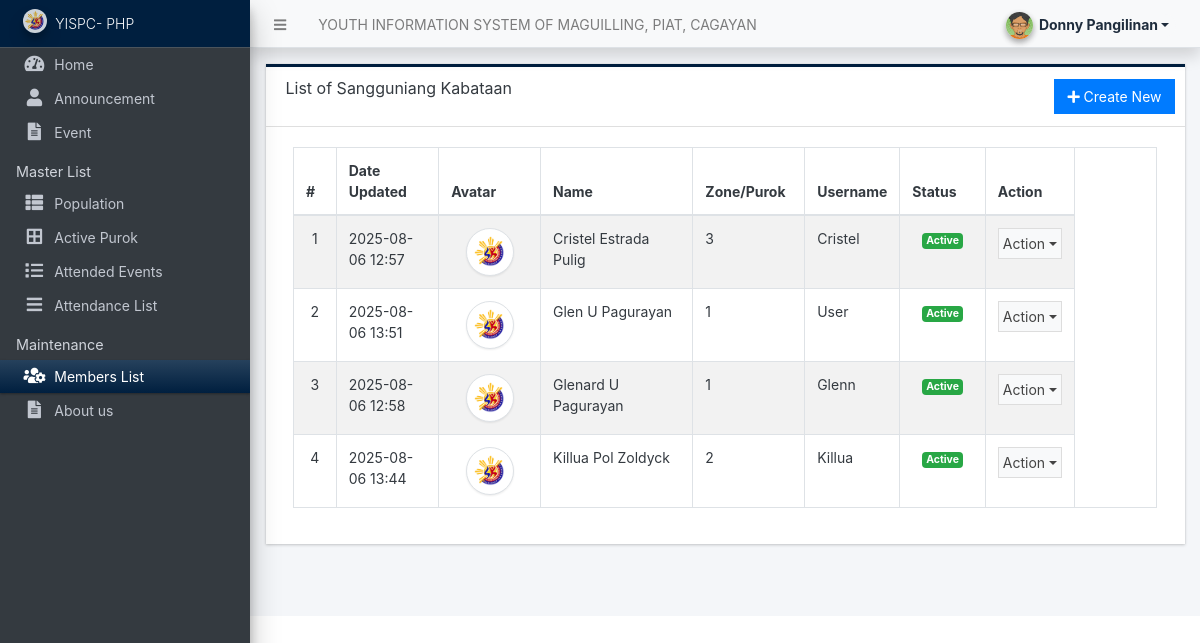
/admin/?page=user/list (signed in), run on an earlier commit of the app's database.
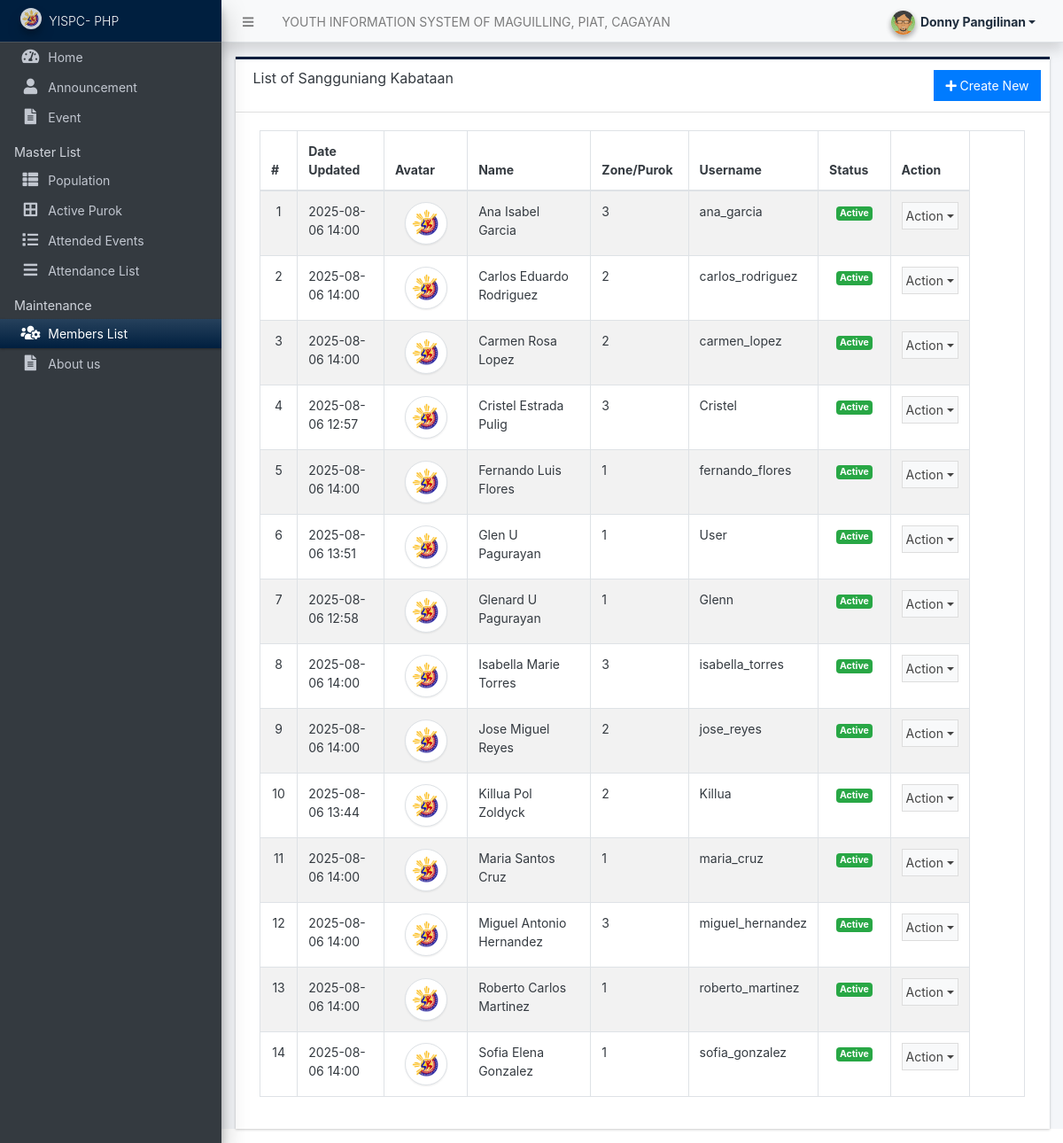
And on a later commit of the database.
### tables this page shows
CREATE TABLE `users` (
  `id` int(50) NOT NULL,
  `firstname` varchar(250) NOT NULL,
  `middlename` text DEFAULT NULL,
  `lastname` varchar(250) NOT NULL,
  `username` text NOT NULL,
  `password` text NOT NULL,
  `security_question` varchar(255) DEFAULT NULL,
  `security_answer` varchar(255) DEFAULT NULL,
  `avatar` text DEFAULT NULL,
  `last_login` datetime DEFAULT NULL,
  `type` tinyint(1) NOT NULL DEFAULT 0,
  `status` tinyint(1) NOT NULL DEFAULT 1,
  `date_added` datetime NOT NULL DEFAULT current_timestamp(),
  `date_updated` datetime DEFAULT current_timestamp() ON UPDATE current_timestamp(),
  `zone` int(1) NOT NULL,
  `birthdate` date DEFAULT NULL,
  `age` int(3) NOT NULL,
  `sex` enum('Male','Female') NOT NULL
);

### config.php (called while the page is built, shortened)
<?php
require_once('classes/DBConnection.php');
require_once('classes/SystemSettings.php');
function validate_image($file){
    global $_settings;
	if(!empty($file)){
        $ex = explode("?",$file);
        $file = $ex[0];
        $ts = isset($ex[1]) ? "?".$ex[1] : '';
		if(is_file(base_app.$file)){
			return base_url.$file.$ts;
		}else{
			return base_url.($_settings->info('logo'));
		}
	}else{
		return base_url.($_settings->info('logo'));
	}
}
function isMobileDevice(){
    $aMobileUA = array(
        '/iphone/i' => 'iPhone',
        '/ipod/i' => 'iPod',
        '/ipad/i' => 'iPad',
        '/android/i' => 'Android',
        '/blackberry/i' => 'BlackBerry',
        '/webos/i' => 'Mobile'
    );
    return false;
}
?>

### classes/DBConnection.php (called while the page is built, shortened)
<?php
class DBConnection{
    private $host = DB_SERVER;
    private $username = DB_USERNAME;
    private $password = DB_PASSWORD;
    private $database = DB_NAME;
    public $conn;
    public function __construct(){
        if (!isset($this->conn)) {
            $this->conn = new mysqli($this->host, $this->username, $this->password, $this->database);
        }
    }
}
?>

### classes/SystemSettings.php (called while the page is built, shortened)
<?php
class SystemSettings extends DBConnection{
	function userdata($field = ''){
		if(!empty($field)){
			if(isset($_SESSION['userdata'][$field]))
				return $_SESSION['userdata'][$field];
			else
				return null;
		}else{
			return false;
		}
	}
	function info($field=''){
		if(!empty($field)){
			if(isset($_SESSION['system_info'][$field]))
				return $_SESSION['system_info'][$field];
			else
				return false;
		}else{
			return false;
		}
	}
}
$_settings = new SystemSettings();
?>

### admin/user/list.php (the view, shortened to what this page needs)
<div class="card card-outline rounded-0 card-navy">
	<div class="card-header">
		<h3 class="card-title">List of Sangguniang Kabataan</h3>
		<div class="card-tools">
			<a href="./?page=user/manage_user" id="create_new" class="btn btn-flat btn-primary"><span class="fas fa-plus"></span>  Create New</a>
		</div>
	</div>
	<div class="card-body">
        <div class="container-fluid">
			<table class="table table-hover table-striped table-bordered" id="list">
				<colgroup>
					<col width="5%">
					<col width="12%">
					<col width="12%">
					<col width="18%">
					<col width="13%">
					<col width="10%">
					<col width="10%">
					<col width="10%">
					<col width="10%">
				</colgroup>
				<thead>
					<tr>
						<th>#</th>
						<th>Date Updated</th>
						<th>Avatar</th>
						<th>Name</th>
						<th>Zone/Purok</th>
						<th>Username</th>
						<th>Status</th>
						<th>Action</th>
					</tr>
				</thead>
				<tbody>
					<?php
					$i = 1;
					$qry = $conn->query("SELECT *, concat(firstname,' ', coalesce(concat(middlename,' '), '') , lastname) as `name` from `users` where id != '{$_settings->userdata('id')}' order by concat(firstname,' ', lastname) asc ");
					while($row = $qry->fetch_assoc()):
					?>
						<tr>
							<td class="text-center"><?php echo $i++; ?></td>
							<td><?php echo date("Y-m-d H:i",strtotime($row['date_updated'])) ?></td>
							<td class="text-center">
                                <img src="<?= validate_image($row['avatar']) ?>" alt="" class="img-thumbnail rounded-circle user-avatar">
                            </td>
							<td><?php echo $row['name'] ?></td>
							<td><?php echo isset($row['zone']) ? $row['zone'] : 'N/A'; ?></td>
							<td><?php echo $row['username'] ?></td>
							<td class="text-center">
                                <?php if(isset($row['status']) && $row['status'] == 1): ?>
                                    <span class="badge badge-success">Active</span>
                                <?php else: ?>
                                    <span class="badge badge-danger">Deactivated</span>
                                <?php endif; ?>
                            </td>
							<td align="center">
								 <button type="button" class="btn btn-flat p-1 btn-default btn-sm dropdown-toggle dropdown-icon" data-toggle="dropdown">
				                  		Action
				                  </button>
							</td>
						</tr>
					<?php endwhile; ?>
				</tbody>
			</table>
		</div>
	</div>
</div>

### admin/index.php (shortened to what this page needs)
<?php require_once('../config.php'); ?>
<!DOCTYPE html>
<html lang="en" class="" style="height: auto;">
<?php require_once('inc/header.php') ?>
  <body class="sidebar-mini layout-fixed control-sidebar-slide-open layout-navbar-fixed sidebar-mini-md sidebar-mini-xs text-sm" style="height: auto;">
    <div class="wrapper">
      <?php require_once('inc/topBarNav.php') ?>
      <?php require_once('inc/navigation-a.php') ?>
      <?php $page = isset($_GET['page']) ? $_GET['page'] : 'home';  ?>
      <div class="content-wrapper pt-3" style="min-height: 567.854px;">
        <section class="content text-dark">
          <div class="container-fluid">
            <?php
              if(!file_exists($page.".php") && !is_dir($page)){
                  include '404.html';
              }else{
                if(is_dir($page))
                  include $page.'/index.php';
                else
                  include $page.'.php';
              }
            ?>
          </div>
        </section>
      </div>
      <?php require_once('inc/footer.php') ?>
  </body>
</html>

### admin/inc/header.php (shortened to what this page needs)
<head>
    <link rel="stylesheet" href="<?php echo base_url ?>plugins/fontawesome-free/css/all.min.css">
    <link rel="stylesheet" href="<?php echo base_url ?>plugins/tempusdominus-bootstrap-4/css/tempusdominus-bootstrap-4.min.css">
  <link rel="stylesheet" href="<?php echo base_url ?>plugins/datatables-bs4/css/dataTables.bootstrap4.min.css">
  <link rel="stylesheet" href="<?php echo base_url ?>plugins/datatables-responsive/css/responsive.bootstrap4.min.css">
  <link rel="stylesheet" href="<?php echo base_url ?>plugins/datatables-buttons/css/buttons.bootstrap4.min.css">
  <link rel="stylesheet" href="<?php echo base_url ?>plugins/select2/css/select2.min.css">
  <link rel="stylesheet" href="<?php echo base_url ?>plugins/select2-bootstrap4-theme/select2-bootstrap4.min.css">
    <link rel="stylesheet" href="<?php echo base_url ?>plugins/icheck-bootstrap/icheck-bootstrap.min.css">
    <link rel="stylesheet" href="<?php echo base_url ?>plugins/jqvmap/jqvmap.min.css">
    <link rel="stylesheet" href="<?php echo base_url ?>dist/css/adminlte.css">
    <link rel="stylesheet" href="<?php echo base_url ?>dist/css/custom.css">
    <link rel="stylesheet" href="<?php echo base_url ?>plugins/overlayScrollbars/css/OverlayScrollbars.min.css">
    <link rel="stylesheet" href="<?php echo base_url ?>plugins/daterangepicker/daterangepicker.css">
    <link rel="stylesheet" href="<?php echo base_url ?>plugins/summernote/summernote-bs4.min.css">
  <link rel="stylesheet" href="<?php echo base_url ?>plugins/sweetalert2-theme-bootstrap-4/bootstrap-4.min.css">
  </head>

### admin/inc/topBarNav.php (shortened to what this page needs)
<nav class="main-header navbar navbar-expand navbar-light shadow text-sm">
  <ul class="navbar-nav">
    <li class="nav-item">
    <a class="nav-link" data-widget="pushmenu" href="#" role="button"><i class="fas fa-bars"></i></a>
    </li>
    <li class="nav-item d-none d-sm-inline-block">
      <a href="<?php echo base_url ?>" class="nav-link"><?php echo (!isMobileDevice()) ? $_settings->info('name'):$_settings->info('short_name'); ?></a>
    </li>
  </ul>
  <ul class="navbar-nav ml-auto">
    <li class="nav-item">
      <div class="btn-group nav-link">
            <button type="button" class="btn btn-rounded badge badge-light dropdown-toggle dropdown-icon" data-toggle="dropdown">
              <span><img src="<?php echo validate_image($_settings->userdata('avatar')) ?>" class="img-circle elevation-2 user-img" alt="User Image"></span>
              <span class="ml-3"><?php echo ucwords($_settings->userdata('firstname').' '.$_settings->userdata('lastname')) ?></span>
            </button>
        </div>
    </li>
  </ul>
</nav>

### admin/inc/navigation-a.php (shortened to what this page needs)
<aside class="main-sidebar sidebar-dark-navy navbar-dark elevation-4 sidebar-no-expand">
  <a href="<?php echo base_url ?>admin" class="brand-link bg-navy text-sm">
  <img src="<?php echo validate_image($_settings->info('logo'))?>" alt="Store Logo" class="brand-image img-circle elevation-3" style="opacity: .8;width: 1.5rem;height: 1.5rem;max-height: unset">
  <span class="brand-text font-weight-light text-light"><?php echo $_settings->info('short_name') ?></span>
  </a>
  <div class="sidebar os-host os-theme-light os-host-overflow os-host-overflow-y os-host-resize-disabled os-host-transition os-host-scrollbar-horizontal-hidden">
    <div class="os-content-glue" style="margin: 0px -8px; width: 249px; height: 646px;"></div>
    <div class="os-padding">
      <div class="os-viewport os-viewport-native-scrollbars-invisible" style="overflow-y: scroll;">
        <div class="os-content" style="padding: 0px 8px; height: 100%; width: 100%;">
          <nav class="mt-1">
             <ul class="nav nav-pills nav-sidebar flex-column text-sm nav-compact nav-flat nav-child-indent nav-collapse-hide-child" data-widget="treeview" role="menu" data-accordion="false">
              <li class="nav-item dropdown">
                <a href="./" class="nav-link nav-home">
                  <i class="nav-icon fas fa-tachometer-alt"></i>
                  <p>
                    Home
                  </p>
                </a>
              </li>
              <li class="nav-item dropdown">
                <a href="<?php echo base_url ?>admin/?page=announcement/index" class="nav-link nav-announcement_index">
                  <i class="nav-icon fas fa-user"></i>
                  <p>
                    Announcement
                  </p>
                </a>
              </li>
              <li class="nav-item dropdown">
                <a href="<?php echo base_url ?>admin/?page=event/index" class="nav-link nav-event">
                  <i class="nav-icon fas fa-file-alt"></i>
                  <p>
                    Event
                  </p>
                </a>
              </li>
              <?php if($_settings->userdata('type') == 1): ?>
              <li class="nav-header">Master List</li>
              <li class="nav-item dropdown">
                <a href="#" class="nav-link nav-population">
                  <i class="nav-icon fas fa-th-list"></i>
                  <p>
                  Population
                  </p>
                </a>
              </li>
              <li class="nav-item dropdown">
                <a href="#" class="nav-link nav-active_purok">
                  <i class="nav-icon fas fa-border-all"></i>
                  <p>
                    Active Purok
                  </p>
                </a>
              </li>
              <li class="nav-item dropdown">
                <a href="#" class="nav-link nav-attended_events">
                  <i class="nav-icon fas fa-list"></i>
                  <p>
                    Attended Events
                  </p>
                </a>
              </li>
              <li class="nav-item dropdown">
                <a href="#" class="nav-link nav-presents">
                  <i class="nav-icon fas fa-bars"></i>
                  <p>
                    Attendance List
                  </p>
                </a>
              </li>
              <li class="nav-header">Maintenance</li>
              <li class="nav-item dropdown">
                <a href="<?php echo base_url ?>admin/?page=user/list" class="nav-link nav-user_list">
                  <i class="nav-icon fas fa-users-cog"></i>
                  <p>
                    Members List
                  </p>
                </a>
              </li>
               <li class="nav-item dropdown">
                <a href="#" class="nav-link nav-about_us">
                  <i class="nav-icon fas fa-file-alt"></i>
                  <p>
                    About us
                  </p>
                </a>
              </li>
              <?php endif; ?>
            </ul>
          </nav>
        </div>
      </div>
    </div>
  </div>
</aside>

### admin/inc/footer.php (shortened to what this page needs)
</div>

### admin/inc/topBarNav.php (style rules this page uses)
.user-img { position: absolute; height: 27px; width: 27px; object-fit: cover; left: -7%; top: -12%; }
.btn-rounded { border-radius: 50px; }

### admin/inc/navigation-a.php (style rules this page uses)
.sidebar a.nav-link.active { color:#fff !important }

### admin/user/list.php (style rules this page uses)
.user-avatar { width:3rem; height:3rem; object-fit:scale-down; object-position:center center; }

What changed in the data, as far as the page shows it:
added users: date_updated "2025-08-06 14:00", name "Ana Isabel Garcia", zone "3", username "ana_garcia", status "Active"
added users: date_updated "2025-08-06 14:00", name "Carlos Eduardo Rodriguez", zone "2", username "carlos_rodriguez", status "Active"
added users: date_updated "2025-08-06 14:00", name "Carmen Rosa Lopez", zone "2", username "carmen_lopez", status "Active"
added users: date_updated "2025-08-06 14:00", name "Fernando Luis Flores", zone "1", username "fernando_flores", status "Active"
added users: date_updated "2025-08-06 14:00", name "Isabella Marie Torres", zone "3", username "isabella_torres", status "Active"
added users: date_updated "2025-08-06 14:00", name "Jose Miguel Reyes", zone "2", username "jose_reyes", status "Active"
added users: date_updated "2025-08-06 14:00", name "Maria Santos Cruz", zone "1", username "maria_cruz", status "Active"
added users: date_updated "2025-08-06 14:00", name "Miguel Antonio Hernandez", zone "3", username "miguel_hernandez", status "Active"
added users: date_updated "2025-08-06 14:00", name "Roberto Carlos Martinez", zone "1", username "roberto_martinez", status "Active"
added users: date_updated "2025-08-06 14:00", name "Sofia Elena Gonzalez", zone "1", username "sofia_gonzalez", status "Active"
